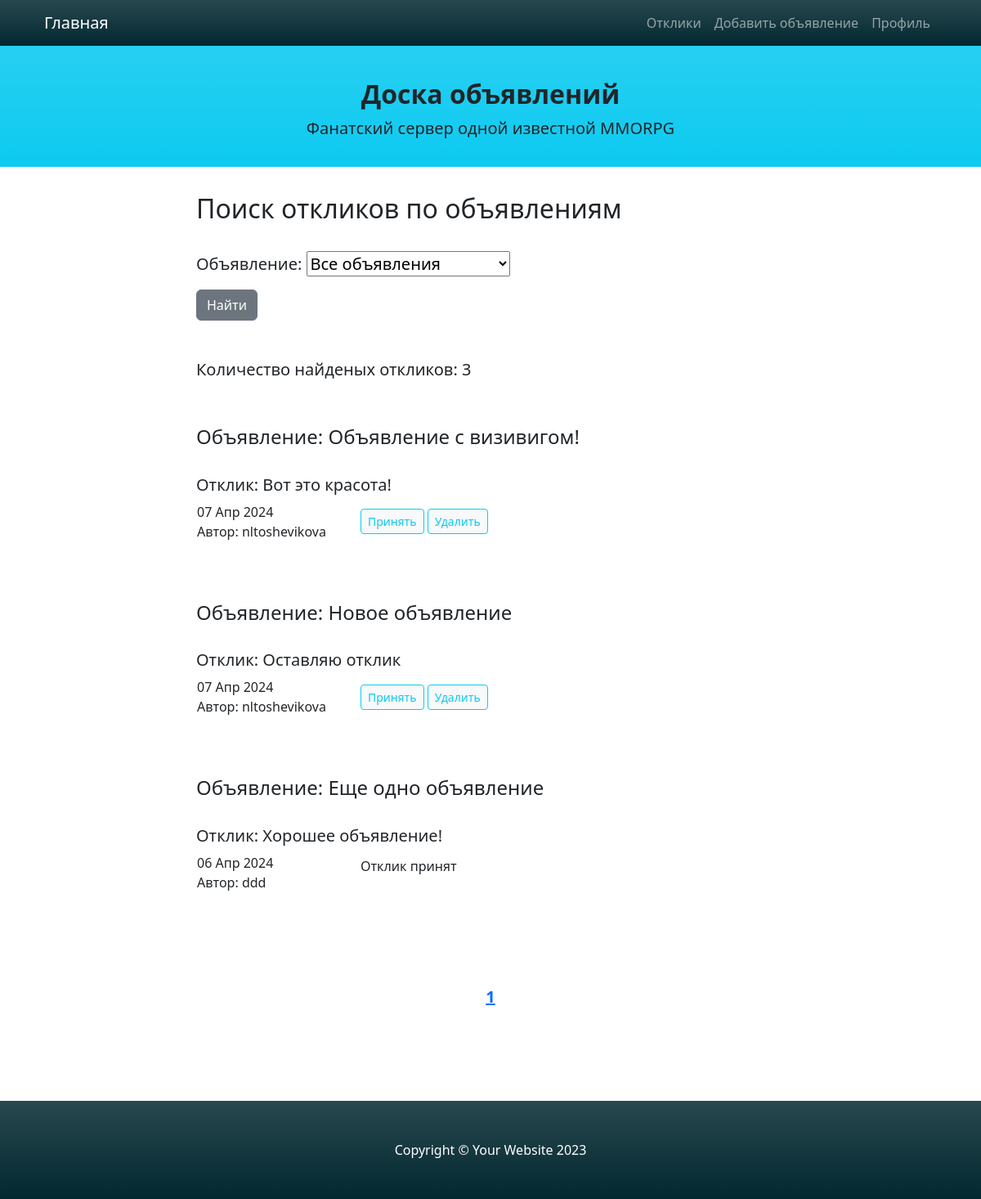
Page /my_responds/ (signed in) on the earlier database version.
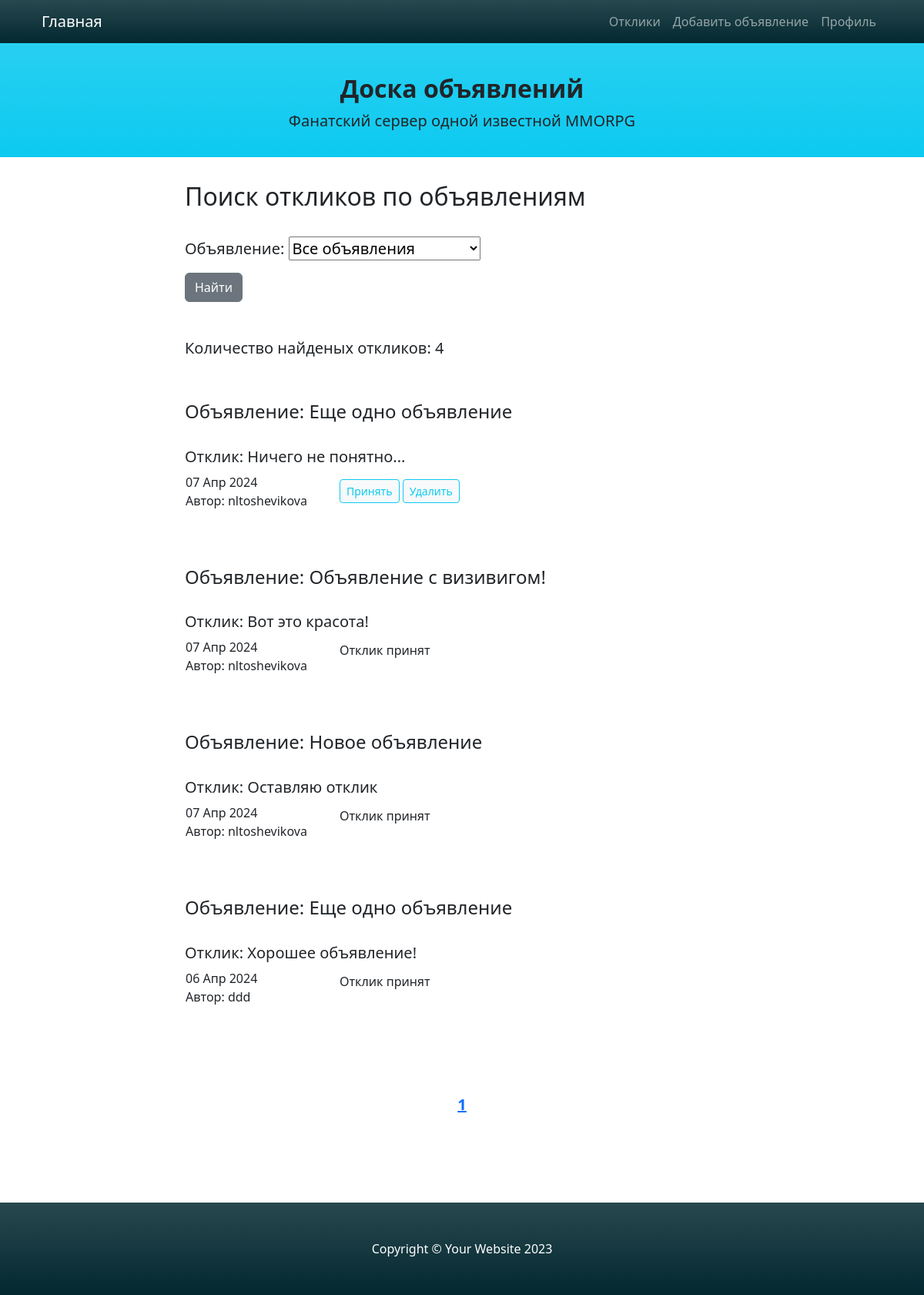
Same page on the later database version.
### advapp/models.py (models this page shows, shortened)
class Respond(models.Model):
    content = models.TextField(verbose_name='Отклик')
    user_id = models.ForeignKey(User, on_delete=models.CASCADE, verbose_name='Автор')
    advert_id = models.ForeignKey('Advert', on_delete=models.CASCADE, verbose_name='Объявление')
    date_creation = models.DateTimeField(auto_now_add=True, verbose_name='date of creation')
    accepted = models.BooleanField(default=False)

class Advert(models.Model):
    title = models.CharField(max_length=511, verbose_name="Заголовок")
    content = models.TextField(verbose_name='Контент')  # here will be WYSIWYG
    icon = models.ImageField(upload_to='icons', default='icons/blanc.png', verbose_name='Изображение для превью')
    category = models.ForeignKey('Category', on_delete=models.PROTECT, verbose_name='Категория')
    user_id = models.ForeignKey(User, on_delete=models.CASCADE, verbose_name='Автор')
    date_creation = models.DateTimeField(auto_now_add=True, verbose_name='date of creation')
    def __str__(self):
        return self.title[:20]

### advapp/views.py (the view)
# urls.py: path('my_responds/', RespondList.as_view(), name='my_responds'),
class RespondList(LoginRequiredMixin, ListView):
    model = Respond
    template_name = 'my_responds.html'
    context_object_name = 'responds'
    paginate_by = 10
    def get_queryset(self):
        queryset = Respond.objects.filter(advert_id__user_id=self.request.user).order_by('-date_creation')
        self.filterset = RespondFilter(self.request.GET, queryset, request=self.request.user)
        return self.filterset.qs
    def get_context_data(self, *, object_list=None, **kwargs):
        context = super().get_context_data(**kwargs)
        context['filterset'] = self.filterset
        page = context['page_obj']
        context['paginator_range'] = page.paginator.get_elided_page_range(
            page.number, on_each_side=1, on_ends=1)
        return context

### advapp/templatetags/custom_tags.py (called while the page is built)
@register.simple_tag(takes_context=True)
def url_replace(context, **kwargs):
    d = context['request'].GET.copy()
    for k, v in kwargs.items():
        d[k] = v
    return d.urlencode()

### templates/my_responds.html (shortened to what this page needs)
{% extends 'default.html' %}
{% block content %}
    <h2>Поиск откликов по объявлениям</h2>
    <br>
    <form action="" method="get">
        <h5>{{ filterset.form.as_p }}</h5>
        <input class="btn btn-secondary" type="submit" value="Найти" />
    </form>
    <br><br>
    <h5>Количество найденых откликов: {{ page_obj.paginator.count }}</h5>
    <br><br>
    {% if responds %}
        {% for respond in page_obj %}
            <h4><a class="nav-link" href="/advert/{{ respond.advert_id.id }}">
                Объявление: {{ respond.advert_id.title}}</a></h4>
            <br>
            <h5>Отклик: {{ respond.content }}</h5>
            <table width="100%">
                <tr>
                    <td width="200"><div>{{ respond.date_creation|date:'d M Y' }}</div>
                        <div>Автор: {{ respond.user_id|truncatechars:20 }}</div>
                    </td>
                    <td align="left">
                        {% if respond.accepted %}
                        <p>Отклик принят</p>
                        {% else %}
                        <form action="" method="post">
                            <a style="text-decoration: none" href="{% url 'accept_respond' respond.id %}">
                                <input class="btn btn-sm btn-light btn-outline-info"
                                       type="button" value="Принять" />
                            </a>
                            <a style="text-decoration: none" href="/my_responds/{{ respond.id }}/delete">
                                <input id="deleteButton" class="btn btn-sm btn-light btn-outline-info"
                                       type="button" value="Удалить" />
                            </a>
                        </form>
                        {% endif %}
                    </td>
                </tr>
            </table>
        <br><br><br>
        {% endfor %}
    {% else %}
        <h4>Извините, откликов сейчас нет!</h4>
    {% endif %}
{% endblock content %}

Differences in the rows shown:
added Respond: advert_id "Еще одно объявление", content "Ничего не понятно...", date_creation "07 Апр 2024", user_id "nltoshevikova"
changed Respond "Вот это красота!": value "Принять" → (not shown); value "Удалить" → (not shown); now shows "Отклик принят"
changed Respond "Оставляю отклик": value "Принять" → (not shown); value "Удалить" → (not shown); now shows "Отклик принят"
Other differences:
{{ page_obj.paginator.count }}: "3" → "4"
